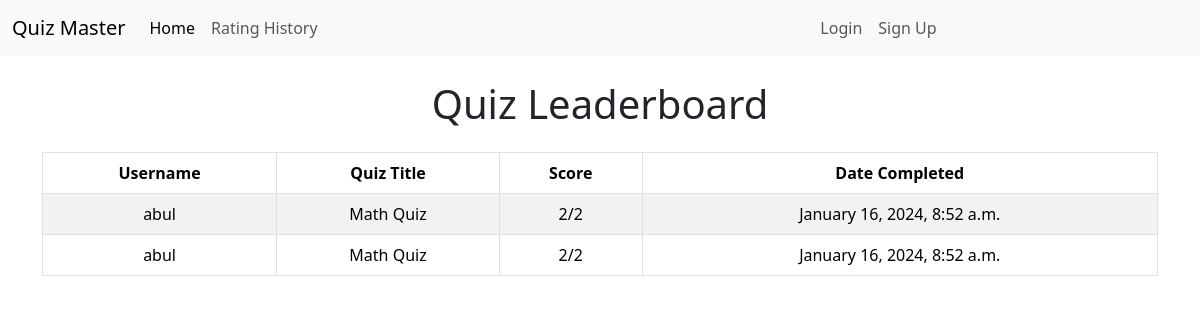
The page /leaderboard/ on the database as committed earlier.
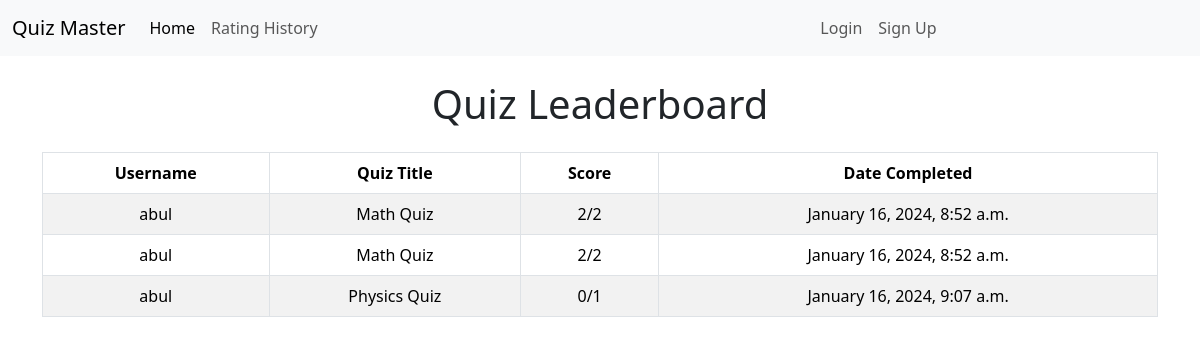
The same page on the database as committed later.
### quizzes/models.py (models this page shows, shortened)
class UserQuizHistory(models.Model):
    user = models.ForeignKey(User, on_delete=models.CASCADE)
    quiz = models.ForeignKey(Quiz, on_delete=models.CASCADE)
    score = models.IntegerField()
    completed_at = models.DateTimeField(auto_now_add=True)

class Quiz(models.Model):
    title = models.CharField(max_length=255)
    description = models.TextField()
    category = models.ForeignKey(Category, on_delete=models.CASCADE)
    has_time_limit = models.BooleanField(default=False)

### core/views.py (the view)
# urls.py: path('leaderboard/', leaderboard, name='leaderboard'),
def leaderboard(request):
    top_scores = UserQuizHistory.objects.order_by('-score')[:10]
    context = {
        'top_scores': top_scores,
    }
    return render(request, 'leaderboard.html', context)

### core/templates/leaderboard.html
{% extends 'base.html' %}
{% block content %}
<div class="container mt-4">
    {% if top_scores %}
        <h1 class="text-center mb-4">Quiz Leaderboard</h1>
        <table class="table table-striped table-bordered text-center">
            <thead class="thead-dark">
                <tr>
                    <th scope="col">Username</th>
                    <th scope="col">Quiz Title</th>
                    <th scope="col">Score</th>
                    <th scope="col">Date Completed</th>
                </tr>
            </thead>
            <tbody>
                {% for score in top_scores %}
                <tr>
                    <td>{{ score.user.username }}</td>
                    <td>{{ score.quiz.title }}</td>
                    <td>{{ score.score }}/{{ score.quiz.questions.count }}</td>
                    <td>{{ score.completed_at|date:"F j, Y, g:i a" }}</td>
                </tr>
                {% endfor %}
            </tbody>
        </table>
    {% else %}
        <div style="height: 500px;" class="d-flex justify-content-center align-items-center">
            <p>No scores available.</p>
        </div>
    {% endif %}
</div>
{% endblock %}

Rows that differ between the two databases and show on the page:
added UserQuizHistory: user.username "abul", quiz "Physics Quiz", score "0", quiz.questions.count "1", completed_at "January 16, 2024, 9:07 a.m."
